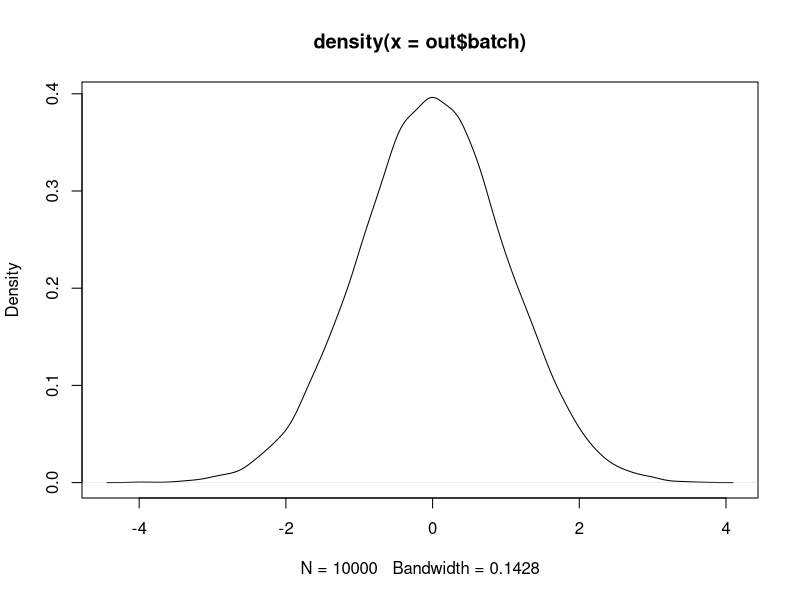

Source code (R):
library(mcmc)

# this example generate a standrad normally distributed sample
# by MH algorithm
h = function(x){ y = -x^2 / 2 } # the log, unnormalized function
out = metrop( obj = h, initial = 0, nbatch = 10000, nspac = 10  )
summary(out)
plot(density(out$batch))
